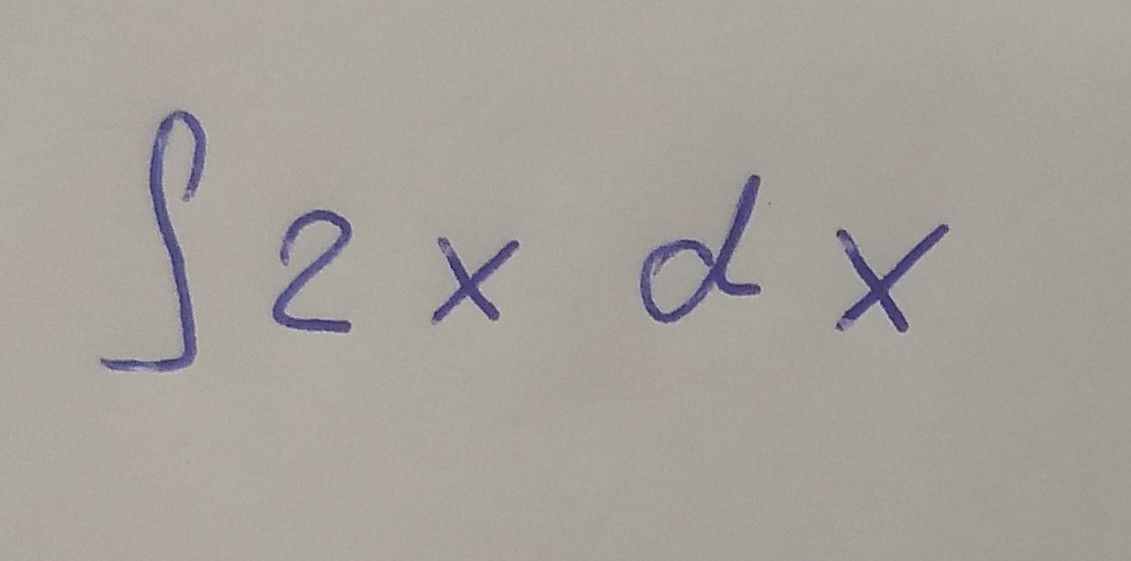
#> input picture sample-inputs/sample-1.jpg, 1131 x 561 px
$ python -i preprocess.py   (imports and definitions only)
#> lines starting #> are read from the running program, lines starting #| are printed output that depends on the picture; after the words box and inside, x2 and y2 are one past the last pixel; in counts of white or black regions, pixels touching at a corner belong together
"""Module dedicated for image preprocessing steps."""
import typing as t

import matplotlib.pyplot as plt
import skimage.filters
import skimage.color
import skimage.segmentation
import scipy.ndimage
import numpy as np


class Preprocessor:
    """Call preprocessing methods for antiderivative input images."""

    def __init__(self):
        """Preprocess the input image of Antideriv class.

        Notes
        -----
        Check ``preprocess`` method documentation for more information.
        """
        self.img_preprocessed = None  # type: t.Optional[np.ndarray]

        self._opening_mask_1 = (scipy.ndimage.morphology.iterate_structure(
            scipy.ndimage.morphology.generate_binary_structure(2, 1),
            iterations=1))

        self._opening_mask_2 = (scipy.ndimage.morphology.iterate_structure(
            scipy.ndimage.morphology.generate_binary_structure(2, 2),
            iterations=3))

    # [9 lines left out: function border_crop, not called in this run]

    def preprocess(self,
                   img: np.ndarray,
                   crop_borders: bool = False,
                   plot: bool = False,
                   output_file: t.Optional[str] = None) -> np.ndarray:
        """Preprocess the input image.

        The procedures applied to the image are:
            1. RGB to Grayscale
            2. Sobel filter
            3. Otsu threshold
            4. Morphologic binary closing
            5. Image empty border crop
            6. Rank 3 median filter
            7. Empty border crop

        Arguments
        ---------
        img : :obj:`np.ndarray`
            Image to be processed.

        crop_borders : :obj:`bool`, optional
            If True, remove empty borders of the image, reducing its
            dimensions.

        plot : :obj:`bool`, optional
            If True, plot the final preprocessed image.

        output_file : :obj:`str`, optional
            If not :obj:`NoneType`, save the final preprocessed image in the
            given filepath.

        Returns
        -------
        :obj:`np.ndarray`
            Preprocessed image.
        """
#> called with crop_borders = False, plot = False
        self.img_preprocessed = skimage.color.rgb2gray(img)
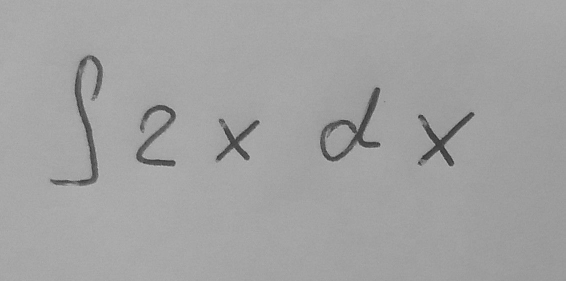
#> self.img_preprocessed: shape (561, 1131) float64 (shown at 1/2 size); min 0.0995, max 0.816, mean 0.637

        if plot:
            plt.subplot(121)
            plt.imshow(self.img_preprocessed, cmap="gray")

        self.img_preprocessed = skimage.filters.sobel(self.img_preprocessed)
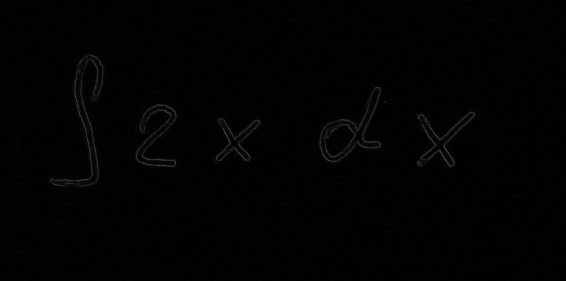
#> self.img_preprocessed: shape (561, 1131) float64 (shown at 1/2 size); min 0, max 0.387, mean 0.0104

        threshold = skimage.filters.threshold_otsu(self.img_preprocessed)
#> threshold = 0.0764
        self.img_preprocessed = self.img_preprocessed > threshold
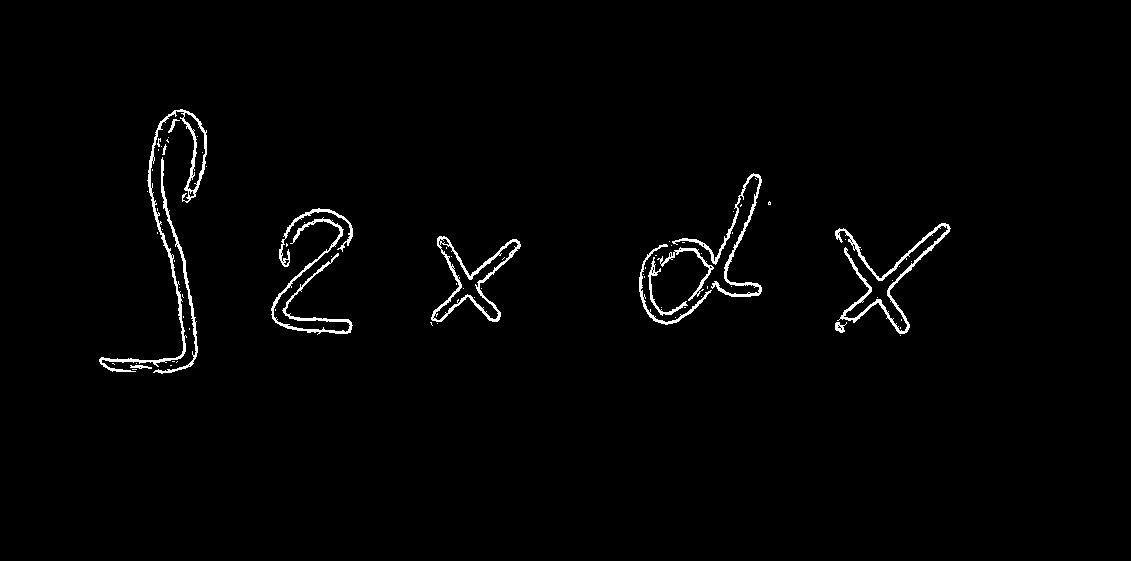
#> self.img_preprocessed: shape (561, 1131) bool; 1.5% white in thin lines or dots, all inside (x1, y1, x2, y2) = (99, 109, 951, 374)

        self.img_preprocessed = (scipy.ndimage.morphology.binary_closing(
            self.img_preprocessed, structure=self._opening_mask_2))
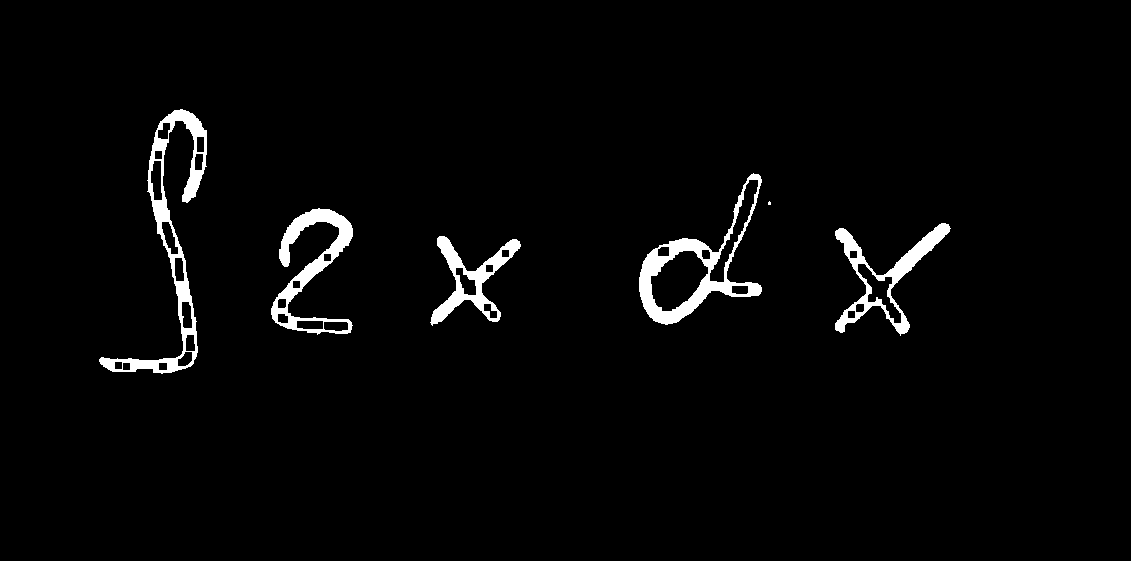
#> self.img_preprocessed: shape (561, 1131) bool; 2.6% white; 6 white regions (1 under 20 px), largest, box (x1, y1, x2, y2) and area: (99, 109, 207, 374) 4300, (639, 173, 762, 325) 3907, (271, 208, 353, 335) 3143, (835, 223, 951, 336) 2776, (430, 236, 521, 326) 2308

#> (the run stopped early here; a loop or call above may not have finished)

$ run again, on sample-inputs/sample-2.jpg
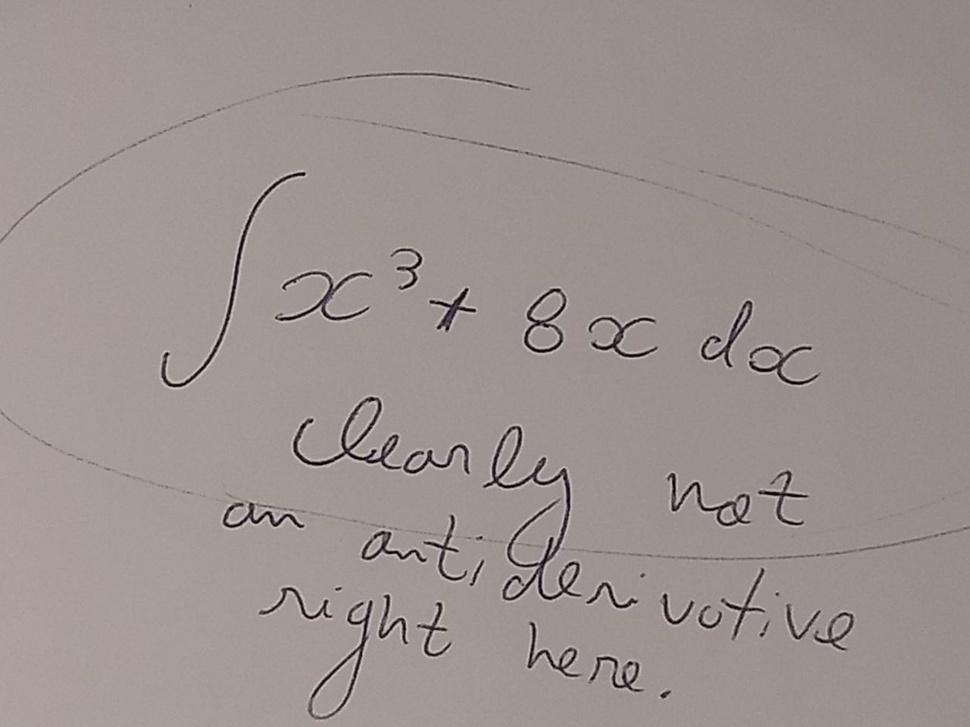
#> input picture sample-inputs/sample-2.jpg, 970 x 727 px, shrunk from 1280 x 960 before the run
#> threshold = 0.145
#> in preprocess, `self.img_preprocessed = self.img_preprocessed > threshold`:
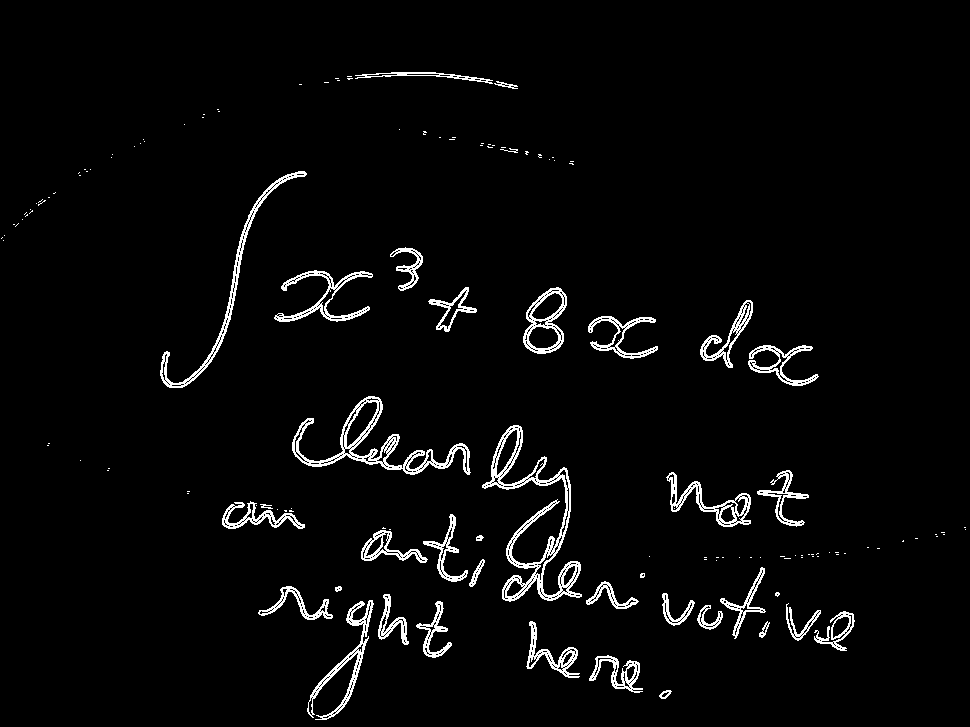
#> self.img_preprocessed: shape (727, 970) bool; 3.4% white in thin lines or dots, all inside (x1, y1, x2, y2) = (1, 72, 966, 720)
#> in preprocess, `self.img_preprocessed = (scipy.ndimage.morphology.binary_closing( self..`:
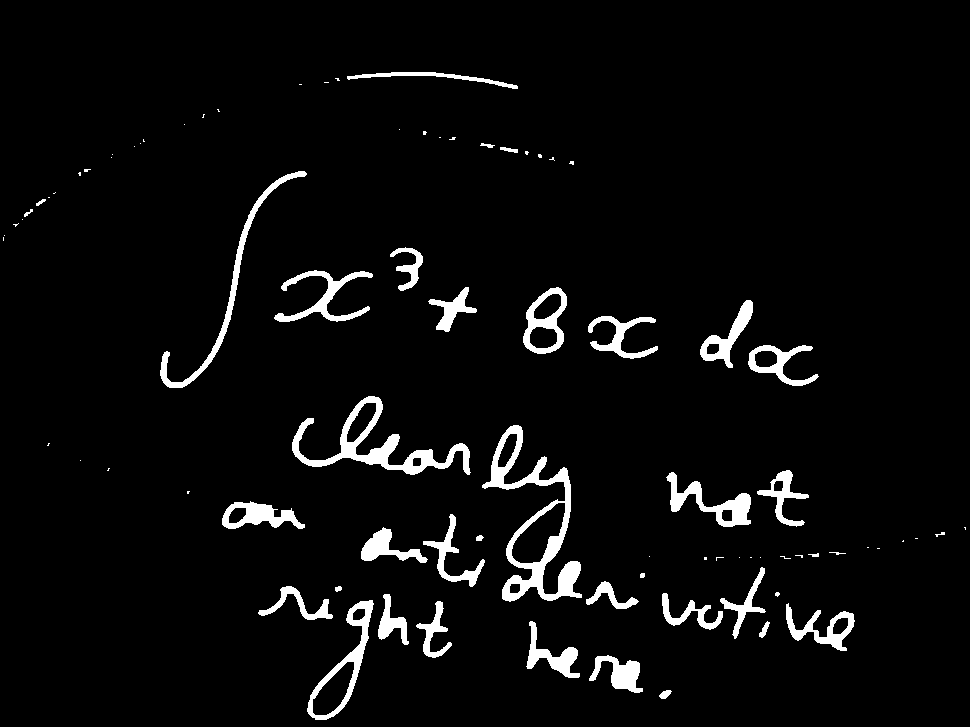
#> self.img_preprocessed: shape (727, 970) bool; 4.5% white; 83 white regions (45 under 20 px), largest, box (x1, y1, x2, y2) and area: (482, 425, 582, 602) 4350, (292, 396, 471, 475) 3162, (160, 171, 307, 388) 1802

$ run again, on sample-inputs/sample-3.jpg
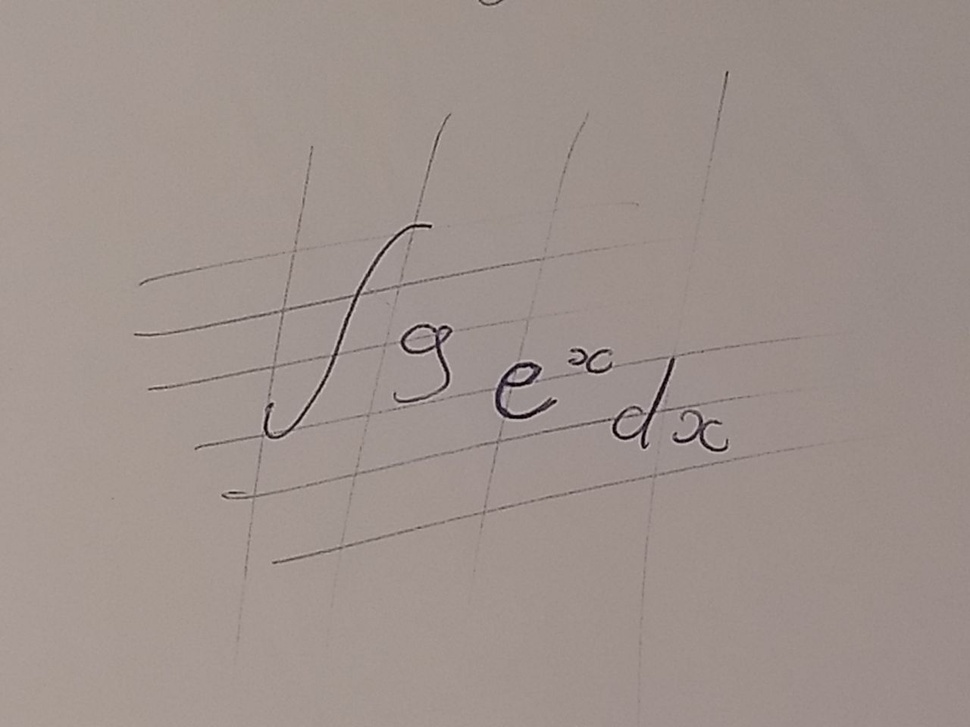
#> input picture sample-inputs/sample-3.jpg, 970 x 727 px, shrunk from 1280 x 960 before the run
#> threshold = 0.117
#> in preprocess, `self.img_preprocessed = self.img_preprocessed > threshold`:
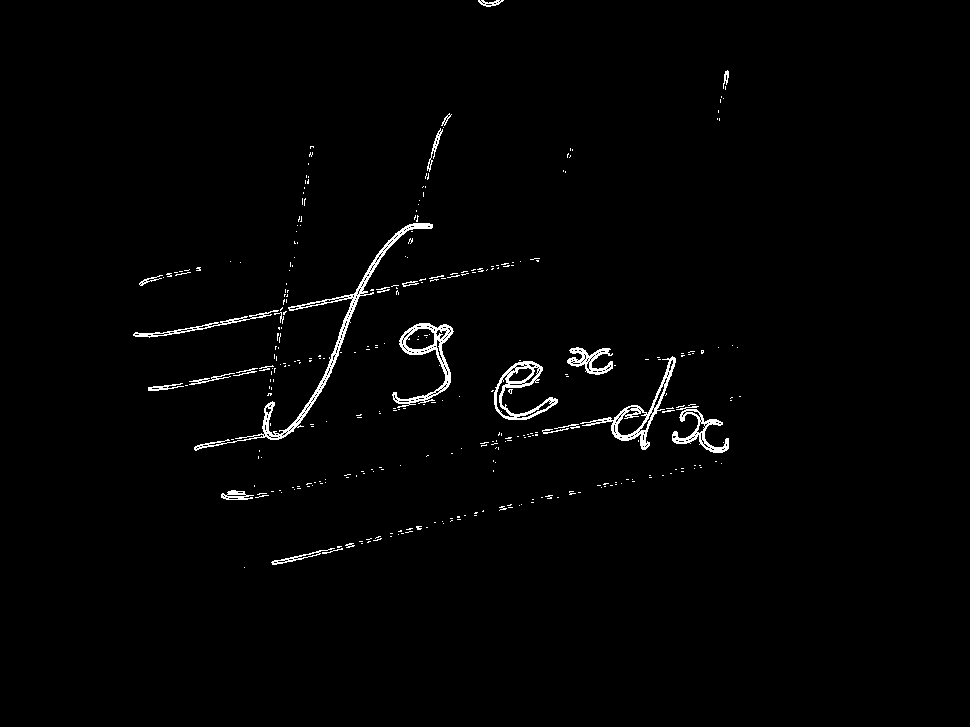
#> self.img_preprocessed: shape (727, 970) bool; 1.4% white in thin lines or dots, all inside (x1, y1, x2, y2) = (133, 0, 741, 568)
#> in preprocess, `self.img_preprocessed = (scipy.ndimage.morphology.binary_closing( self..`:
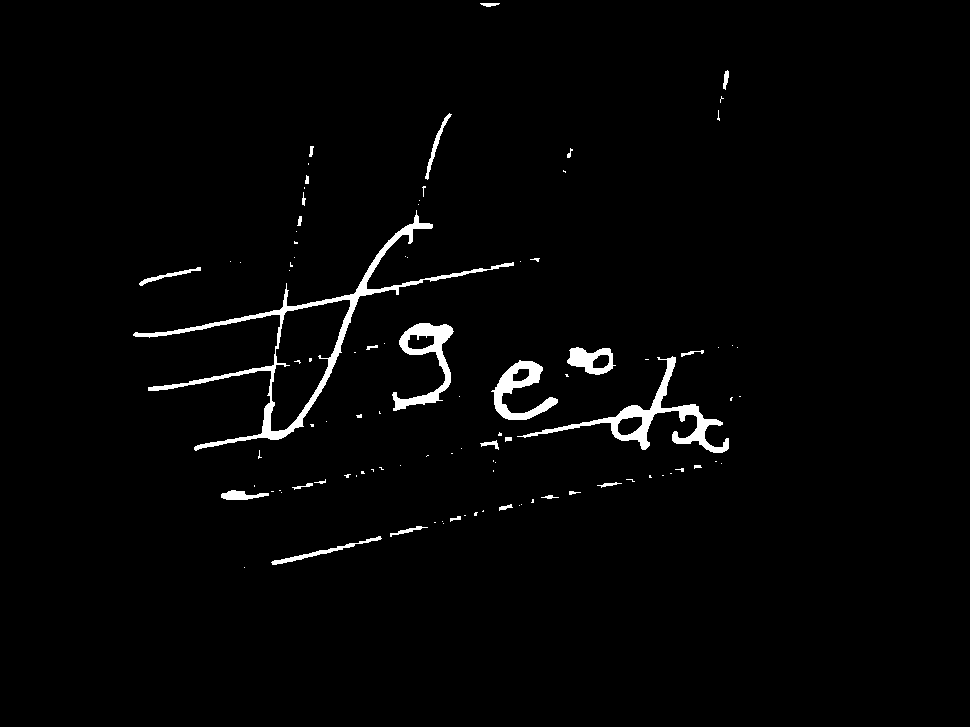
#> self.img_preprocessed: shape (727, 970) bool; 2% white; 99 white regions (69 under 20 px), largest, box (x1, y1, x2, y2) and area: (133, 210, 514, 451) 4854, (517, 356, 729, 453) 2833, (392, 323, 454, 411) 1736
